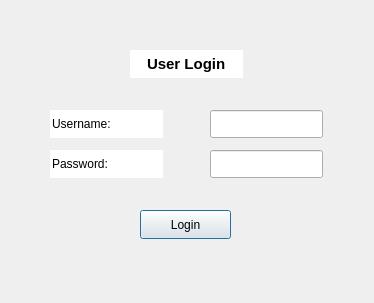
<?xml version="1.0" encoding="UTF-8"?>
<ui version="4.0">
 <class>UserLoginWindow</class>
 <widget class="QDialog" name="UserLoginWindow">
  <property name="geometry">
   <rect>
    <x>0</x>
    <y>0</y>
    <width>374</width>
    <height>303</height>
   </rect>
  </property>
  <property name="windowTitle">
   <string>Dialog</string>
  </property>
  <widget class="QLineEdit" name="passwordDisplay">
   <property name="geometry">
    <rect>
     <x>210</x>
     <y>150</y>
     <width>113</width>
     <height>28</height>
    </rect>
   </property>
  </widget>
  <widget class="QLineEdit" name="passwordTitle">
   <property name="geometry">
    <rect>
     <x>50</x>
     <y>150</y>
     <width>113</width>
     <height>28</height>
    </rect>
   </property>
   <property name="text">
    <string>Password:</string>
   </property>
   <property name="frame">
    <bool>false</bool>
   </property>
   <property name="readOnly">
    <bool>true</bool>
   </property>
  </widget>
  <widget class="QLineEdit" name="usernameTitle">
   <property name="geometry">
    <rect>
     <x>50</x>
     <y>110</y>
     <width>113</width>
     <height>28</height>
    </rect>
   </property>
   <property name="text">
    <string>Username:</string>
   </property>
   <property name="frame">
    <bool>false</bool>
   </property>
   <property name="readOnly">
    <bool>true</bool>
   </property>
  </widget>
  <widget class="QLineEdit" name="userLoginTitle">
   <property name="geometry">
    <rect>
     <x>130</x>
     <y>50</y>
     <width>113</width>
     <height>28</height>
    </rect>
   </property>
   <property name="font">
    <font>
     <pointsize>11</pointsize>
     <bold>true</bold>
    </font>
   </property>
   <property name="text">
    <string>User Login</string>
   </property>
   <property name="frame">
    <bool>false</bool>
   </property>
   <property name="alignment">
    <set>Qt::AlignCenter</set>
   </property>
  </widget>
  <widget class="QLineEdit" name="usernameDisplay">
   <property name="geometry">
    <rect>
     <x>210</x>
     <y>110</y>
     <width>113</width>
     <height>28</height>
    </rect>
   </property>
  </widget>
  <widget class="QPushButton" name="loginButton">
   <property name="geometry">
    <rect>
     <x>140</x>
     <y>210</y>
     <width>91</width>
     <height>29</height>
    </rect>
   </property>
   <property name="text">
    <string>Login</string>
   </property>
  </widget>
 </widget>
 <resources/>
 <connections/>
</ui>
